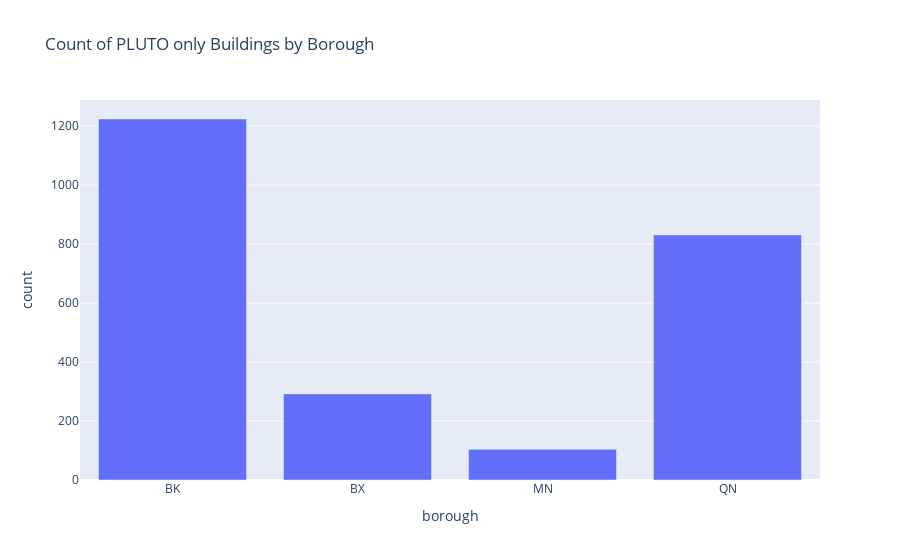

Here is the notebook cell this chart was saved with:
### Code cell
# Create the bar chart using Plotly
fig = px.bar(pluto_only_res_nodups.groupby('borough').size().reset_index(name='count'), x='borough', y='count', labels={'value': 'Building Count'}, title='Count of PLUTO only Buildings by Borough')

# Show the chart
fig.show()

### Figure 1 — Plotly figure (JSON) as saved in the notebook; plotly's stock layout.template omitted (floating-point values rounded to 4 significant figures)
{"data": [{"alignmentgroup": "True", "hovertemplate": "borough=%{x}<br>count=%{y}<extra></extra>", "legendgroup": "", "marker": {"color": "#636efa", "pattern": {"shape": ""}}, "name": "", "offsetgroup": "", "orientation": "v", "showlegend": false, "textposition": "auto", "type": "bar", "x": ["BK", "BX", "MN", "QN"], "xaxis": "x", "y": [1224, 292, 104, 831], "yaxis": "y"}], "layout": {"autosize": true, "barmode": "relative", "legend": {"tracegroupgap": 0}, "title": {"text": "Count of PLUTO only Buildings by Borough"}, "xaxis": {"anchor": "y", "autorange": true, "domain": [0, 1], "range": [-0.5, 3.5], "title": {"text": "borough"}, "type": "category"}, "yaxis": {"anchor": "x", "autorange": true, "domain": [0, 1], "range": [0, 1288.0], "title": {"text": "count"}, "type": "linear"}}}
